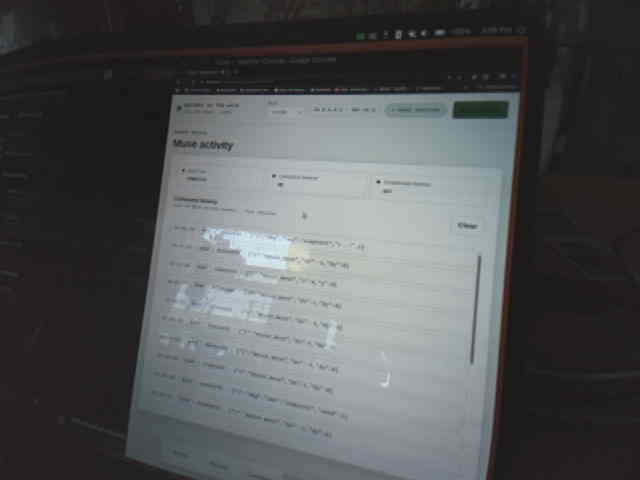
#> input picture host-agent/mqtt-bridge/snapshots/snap-20260924-150802-0.jpg, 640 x 480 px
$ python -i vision.py   (imports and definitions only)
#> lines starting #> are read from the running program, lines starting #| are printed output that depends on the picture; after the words box and inside, x2 and y2 are one past the last pixel; in counts of white or black regions, pixels touching at a corner belong together
#> further down, picture is the input picture: shape (480, 640, 3); mean B, G, R 86.4, 84.5, 82.7
"""Phase 0 vision helpers (real OpenCV code).

Pipeline for "eyes on screen":
  1. The Watcher POSTs a JPEG still of the room to StillServer.
  2. find_screen_quad() locates the monitor as the largest quadrilateral
     contour in the still.
  3. warp_screen() produces a top-down view of the display.
  4. (Phase 3) a grounding step maps a natural-language target
     ("the Download button") to normalized (x, y) coordinates in the
     warped view, which watcherd click_at then executes.

Only steps 1-3 are implemented here. Grounding is a clearly marked stub.
"""

from __future__ import annotations

import os

import cv2
import numpy as np


# ---------------------------------------------------------------------------
# Screen detection + rectification (implemented)
# ---------------------------------------------------------------------------

# [10 lines left out: function _order_points, not called in this run]


def find_screen_quad(bgr: np.ndarray, min_area_ratio: float = 0.05) -> np.ndarray | None:
    """Find a monitor screen in a BGR image.

    Returns the 4 corner points (ordered TL, TR, BR, BL, float32) of the
    largest quadrilateral contour covering at least ``min_area_ratio`` of
    the image area, or None when no plausible screen is found.
    """
#> called with min_area_ratio = 0.05
    if bgr is None or bgr.ndim != 3:
        raise ValueError("bgr must be a BGR image array")
    height, width = bgr.shape[:2]
#> height = 480; width = 640

    gray = cv2.cvtColor(bgr, cv2.COLOR_BGR2GRAY)
    blurred = cv2.GaussianBlur(gray, (5, 5), 0)
    edges = cv2.Canny(blurred, 50, 150)
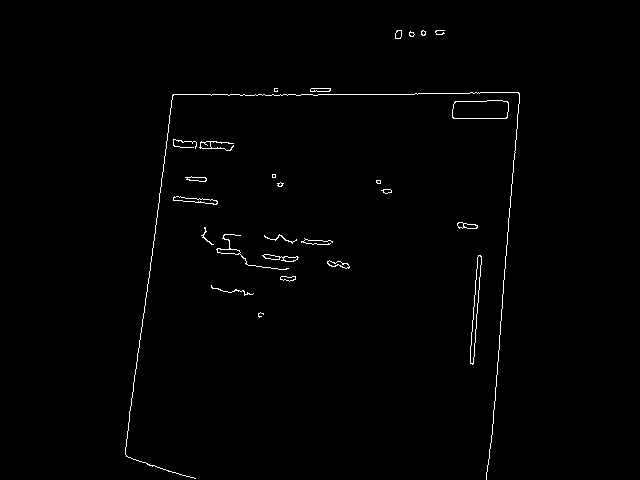
#> edges: shape (480, 640); 0.86% white in thin lines or dots, all inside (x1, y1, x2, y2) = (125, 30, 520, 480)
    edges = cv2.dilate(edges, None, iterations=1)  # close small gaps in bezels
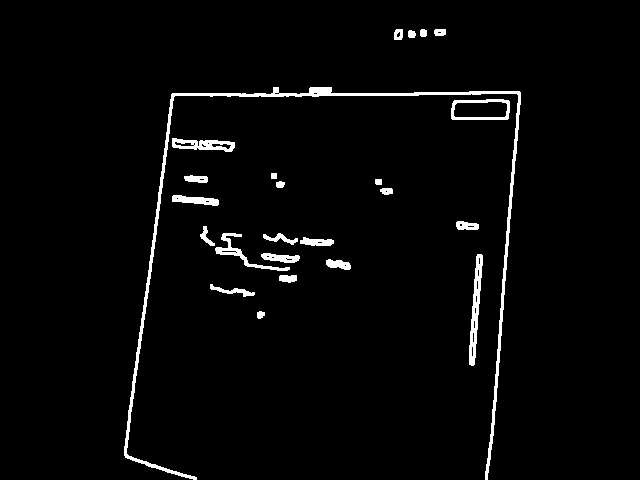
#> edges: shape (480, 640); 2.7% white; 24 white regions

    contours, _ = cv2.findContours(edges, cv2.RETR_EXTERNAL, cv2.CHAIN_APPROX_SIMPLE)
#> contours = 24 contours; largest, box (x1, y1, x2, y2) and area: (124, 87, 521, 480) 2778, (451, 99, 510, 120) 1102, (469, 254, 483, 366) 640, (172, 138, 235, 152) 520, (215, 233, 290, 271) 380
    min_area = min_area_ratio * width * height
#> min_area = 15360

    best: np.ndarray | None = None
    best_area = 0.0
    for contour in contours:
        area = cv2.contourArea(contour)
        if area < min_area or area <= best_area:
            continue
        peri = cv2.arcLength(contour, True)
        approx = cv2.approxPolyDP(contour, 0.02 * peri, True)
        if len(approx) == 4:
            best = approx.reshape(4, 2).astype(np.float32)
            best_area = area
#> this loop made 24 passes
#> area on passes 1 to 12: 37.5, 143, 97.5, 157, 640.5, 219.5, 179, 125, 380.5, 85, 143.5, 268.5
#> (contour, area) on pass 17: ([[271, 173], [271, 178], [276, 178], [276, 173]], 25)

    if best is None:
        return None
    return _order_points(best)


# [63 lines left out: functions warp_screen, draw_quad, save_debug, ground_template, find_target_vlm, not called in this run]

>>> import cv2
>>> picture = cv2.imread('mqtt-bridge/snapshots/snap-20260924-150802-0.jpg')
>>> result = find_screen_quad(picture)

$ run again, on host-agent/mqtt-bridge/snapshots/snap-20260924-151857-0.jpg
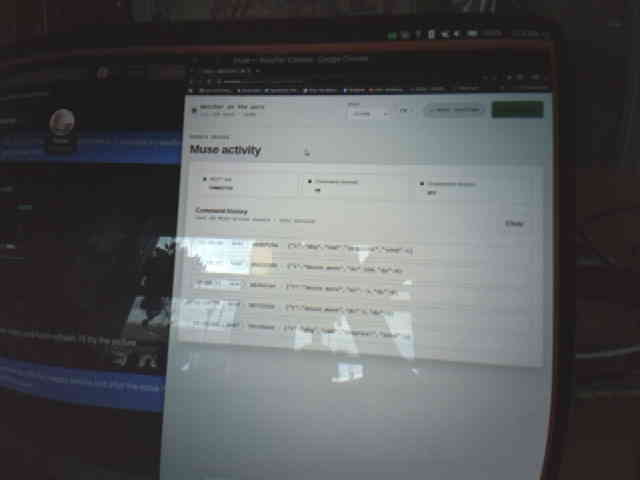
#> input picture host-agent/mqtt-bridge/snapshots/snap-20260924-151857-0.jpg, 640 x 480 px
#> picture is the input picture: shape (480, 640, 3); mean B, G, R 91.5, 89.8, 88.3
#> in find_screen_quad, `edges = cv2.Canny(blurred, 50, 150)`:
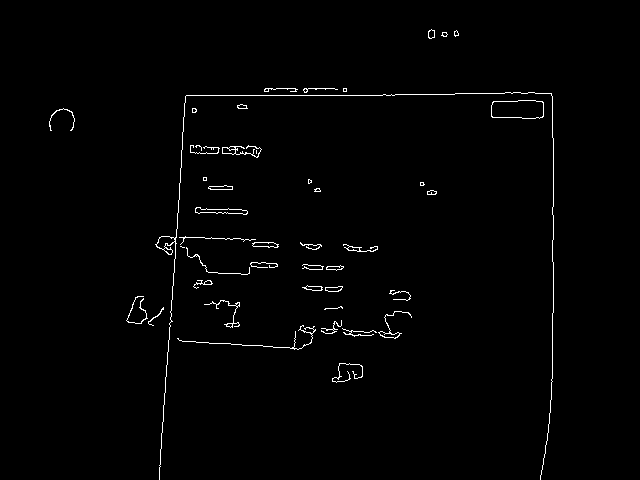
#> edges: shape (480, 640); 1.2% white in thin lines or dots, all inside (x1, y1, x2, y2) = (49, 29, 554, 480)
#> in find_screen_quad, `edges = cv2.dilate(edges, None, iterations=1)`:
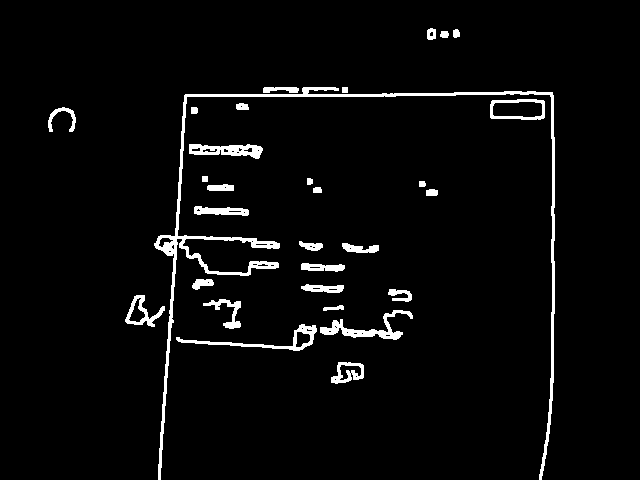
#> edges: shape (480, 640); 3.7% white; 30 white regions
#> contours = 30 contours; largest, box (x1, y1, x2, y2) and area: (154, 87, 555, 480) 3622, (490, 99, 545, 120) 1006, (176, 324, 317, 351) 684, (320, 310, 413, 340) 664, (189, 144, 263, 159) 661
#> the loop in find_screen_quad, `for contour in contours:` made 30 passes
#> area on passes 1 to 8: 470, 684, 664, 51.5, 272, 526.5, 132.5, 232
